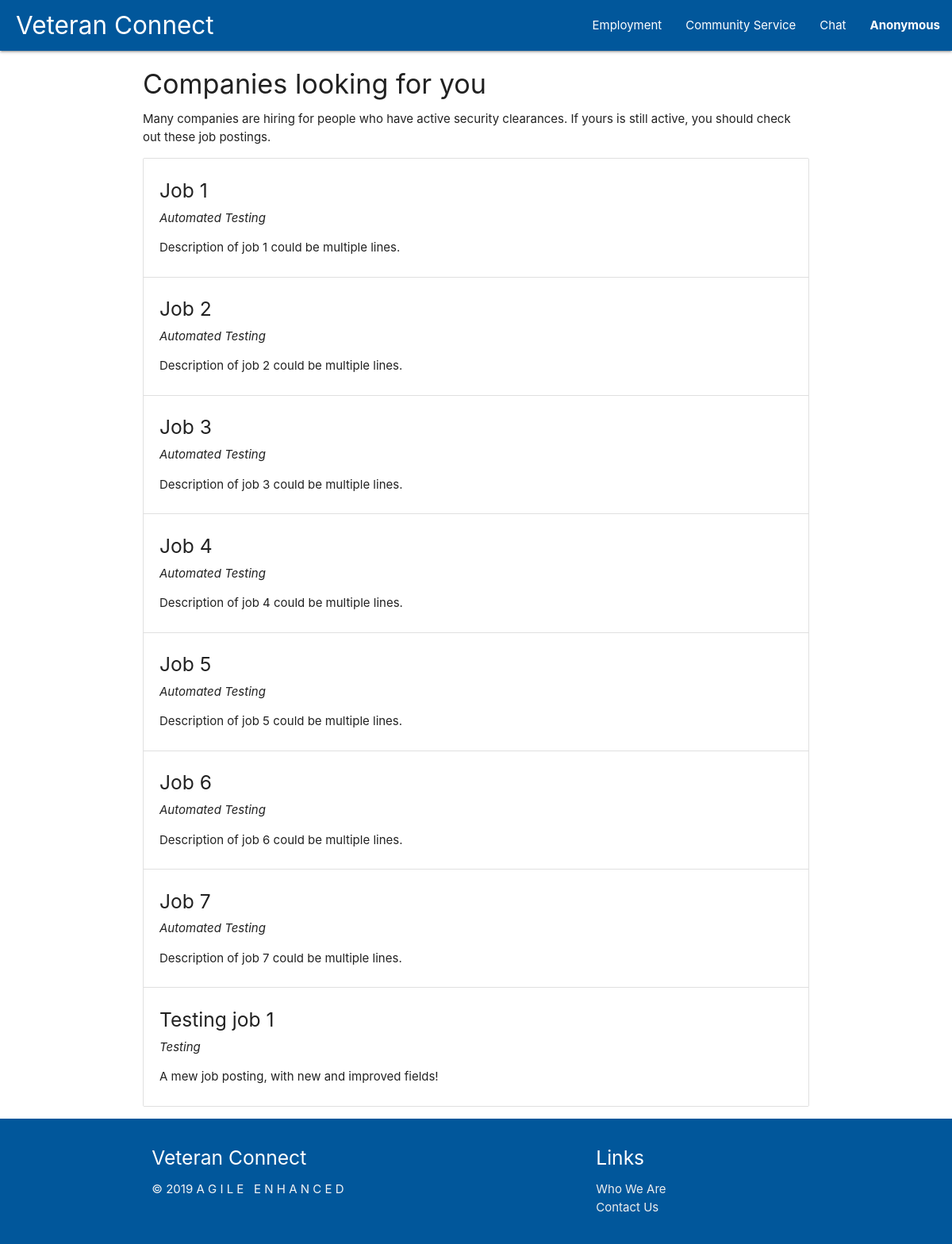
The app's page /employment/, older data.
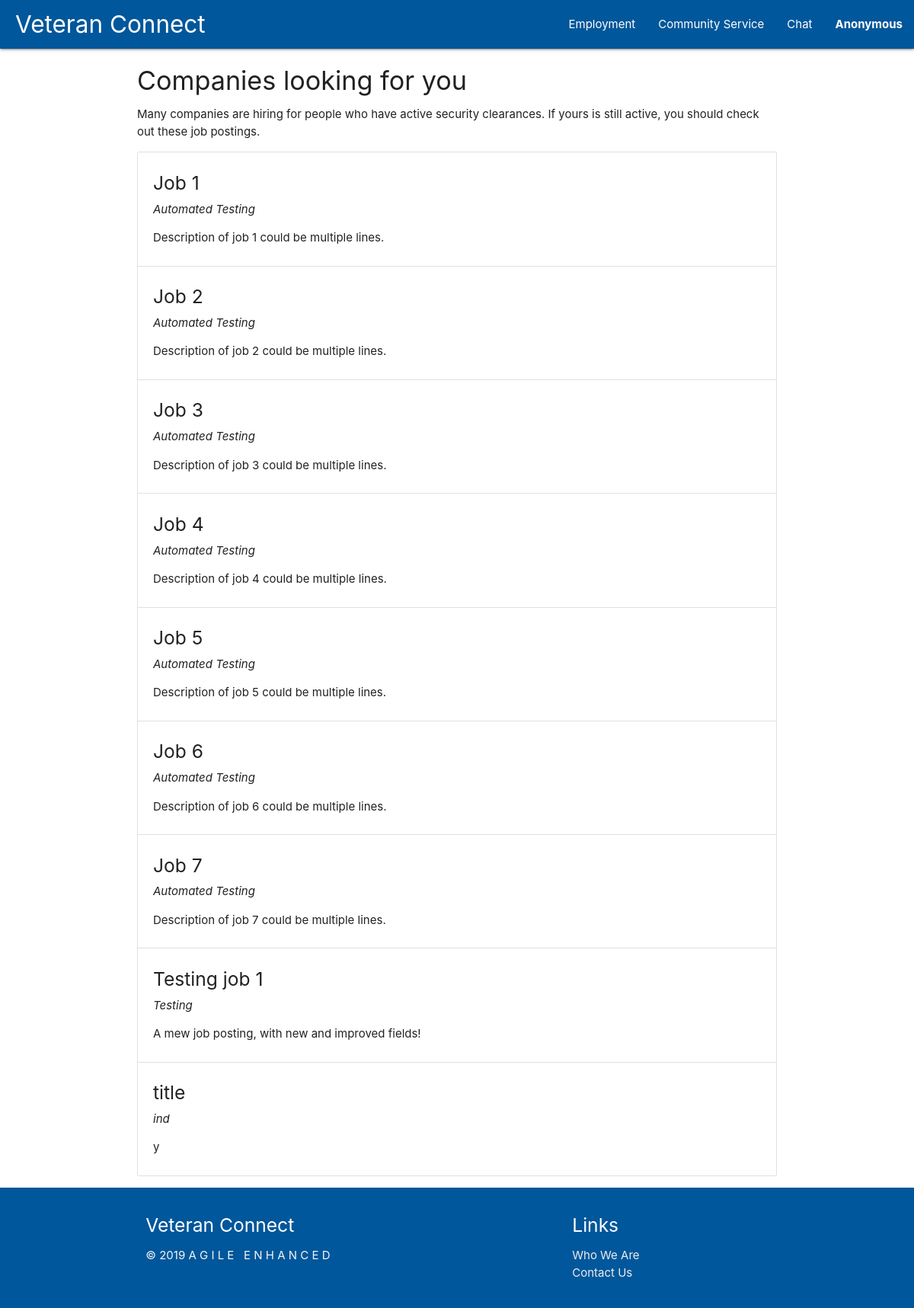
The same page, newer data.
### tables this page shows
CREATE TABLE jobs (
    job_id INTEGER PRIMARY KEY AUTOINCREMENT,
    title TEXT NOT NULL,
    description TEXT NOT NULL,
    industry TEXT,
    time_posted TEXT,
    due_date TEXT,
    street_address TEXT NOT NULL,
    city TEXT NOT NULL,
    state TEXT NOT NULL,
    zipcode INTEGER NOT NULL
);

### employment.py (the view)
@employment.route('/')
def show_employment():
    jobsRow = db.get_all_jobs()
    jobs = []
    for job in jobsRow:
        jobs.append(convert_job(job))
    if jobs is not None:
        session["jobs"] = jobs
    uid = session.get("user_id")
    if uid is not None:
        user = db.get_user_by_id(uid)
        session['employer'] = user['isEmployer'] != 0
    return render_template('employment.html')

### auth.py (called while the page is built)
@auth.before_app_request
def load_logged_in_user():
    user_id = session.get('user_id')
    if user_id is None:
        g.user = None
    else:
        g.user = db.get_user_by_id(user_id)

### db.py (called while the page is built)
def get_db():
    if 'db' not in g:
        g.db = sqlite3.connect(
            current_app.config['DATABASE'],
            detect_types=sqlite3.PARSE_DECLTYPES
        )
        g.db.row_factory = sqlite3.Row
    return g.db

def query_db(query, args=(), one=False):
    cur = get_db().execute(query, args)
    rv = cur.fetchall()
    cur.close()
    return (rv[0] if rv else None) if one else rv

def get_all_jobs(): #Might want to limit amount.
    try:
        return query_db('SELECT * FROM jobs', (), one=False)
    except Exception as e:
        print "Error getting jobs in db", e

### employment.py (called while the page is built)
def convert_job(row):
    job = {
        'job_id': row['job_id'],
        'title': row['title'],
        'description': row['description'],
        'industry': row['industry'],
        'time_posted': row['time_posted'],
        'due_date': row['due_date'],
        'street_address': row['street_address'],
        'city': row['city'],
        'state': row['state'],
        'zipcode': row['zipcode'],
    }
    return job

### templates/employment.html (shortened to what this page needs)
{% extends 'base.html' %}
{% block content %}
<div class="container">
    <h4>Companies looking for you</h4>
    <p>Many companies are hiring for people who have active security clearances.
       If yours is still active, you should check out these job postings.</p>
    <ul class="collection">
        {% if session["jobs"] %}
            {% for job in session["jobs"] %}
                <li class="collection-item">
                    <h5>{{job['title']}}</h5>
                    <i>{{job['industry']}}</i>
                    <p>{{job['description']}}</p>
                </li>
            {% endfor %}
        {% endif %}
    </ul>
</div>
{% endblock %}

Row changes from the older to the newer data that the page shows:
added jobs: title "title", industry "ind", description "y"
